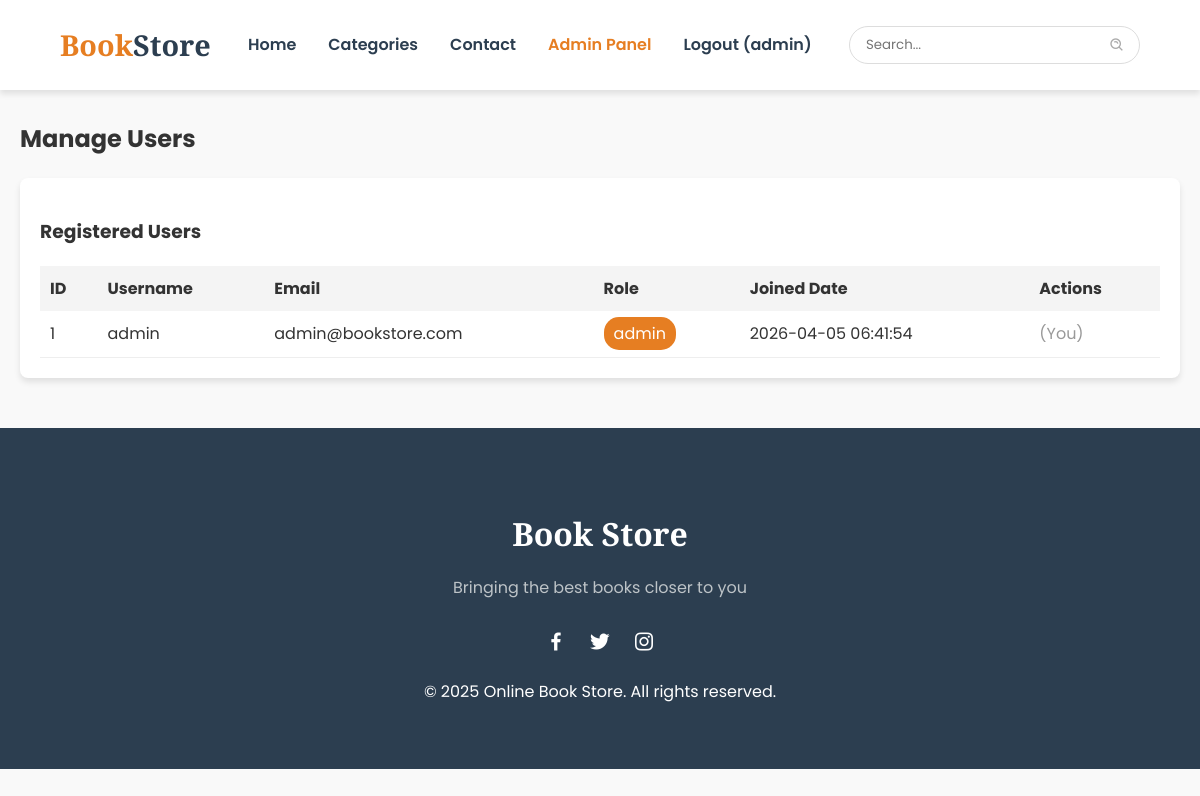
Screenshot of /admin/admin_users.php (signed in) with the database file from the repository.
### tables this page shows
CREATE TABLE IF NOT EXISTS users (
    id INT AUTO_INCREMENT PRIMARY KEY,
    username VARCHAR(50) NOT NULL UNIQUE,
    password VARCHAR(255) NOT NULL,
    email VARCHAR(100) NOT NULL UNIQUE,
    role ENUM('user', 'admin') DEFAULT 'user',
    created_at TIMESTAMP DEFAULT CURRENT_TIMESTAMP
);

### admin/admin_users.php (the view, shortened to what this page needs)
<?php
require_once '../config/db.php';
$users = $pdo->query("SELECT * FROM users")->fetchAll();
include '../includes/header.php';
?>
<div class="admin-container">
    <h2>Manage Users</h2>
    <div class="table-container">
        <h3>Registered Users</h3>
        <table style="width: 100%; border-collapse: collapse;">
            <thead>
                <tr style="text-align: left; background: #f4f4f4;">
                    <th style="padding: 10px;">ID</th>
                    <th style="padding: 10px;">Username</th>
                    <th style="padding: 10px;">Email</th>
                    <th style="padding: 10px;">Role</th>
                    <th style="padding: 10px;">Joined Date</th>
                    <th style="padding: 10px;">Actions</th>
                </tr>
            </thead>
            <tbody>
                <?php foreach ($users as $user): ?>
                    <tr style="border-bottom: 1px solid #eee;">
                        <td style="padding: 10px;"><?php echo $user['id']; ?></td>
                        <td style="padding: 10px;"><?php echo htmlspecialchars($user['username']); ?></td>
                        <td style="padding: 10px;"><?php echo htmlspecialchars($user['email']); ?></td>
                        <td style="padding: 10px;">
                            <span style="padding: 5px 10px; border-radius: 15px; background: <?php echo $user['role'] === 'admin' ? '#e67e22' : '#eee'; ?>; color: <?php echo $user['role'] === 'admin' ? 'white' : 'black'; ?>;">
                                <?php echo htmlspecialchars($user['role']); ?>
                            </span>
                        </td>
                        <td style="padding: 10px;"><?php echo htmlspecialchars($user['created_at']); ?></td>
                        <td style="padding: 10px;">
                            <?php if ($user['id'] != $_SESSION['user_id']): ?>
                                <a href="admin_users.php?delete=<?php echo $user['id']; ?>" style="color: red;" onclick="return confirm('Are you sure? This will delete the user permanently.')">Delete</a>
                            <?php else: ?>
                                <span style="color: #999;">(You)</span>
                            <?php endif; ?>
                        </td>
                    </tr>
                <?php endforeach; ?>
            </tbody>
        </table>
    </div>
</div>
<?php include '../includes/footer.php'; ?>

### assets/css/style.css (style rules this page uses)
:root { --primary-color: #2c3e50; --accent-color: #e67e22; --text-color: #333; --bg-color: #f9f9f9; --white: #ffffff; --shadow: 0 4px 6px rgba(0, 0, 0, 0.1); --transition: all 0.3s ease; }
body { font-family: 'Poppins', sans-serif; margin: 0; padding: 0; box-sizing: border-box; line-height: 1.6; background-color: var(--bg-color); color: var(--text-color); }
.admin-container { padding-top: 100px; max-width: 1200px; margin: 0 auto; padding-bottom: 50px; padding-left: 20px; padding-right: 20px; }
.table-container { background: white; padding: 20px; border-radius: 8px; box-shadow: var(--shadow); overflow-x: auto; }

### rows the page displays
users: id "1", username "admin", email "admin@bookstore.com", role "admin", created_at "2026-04-05 06:41:54", shows "(You)"

### other values shown
$_SESSION['username'] "admin"
